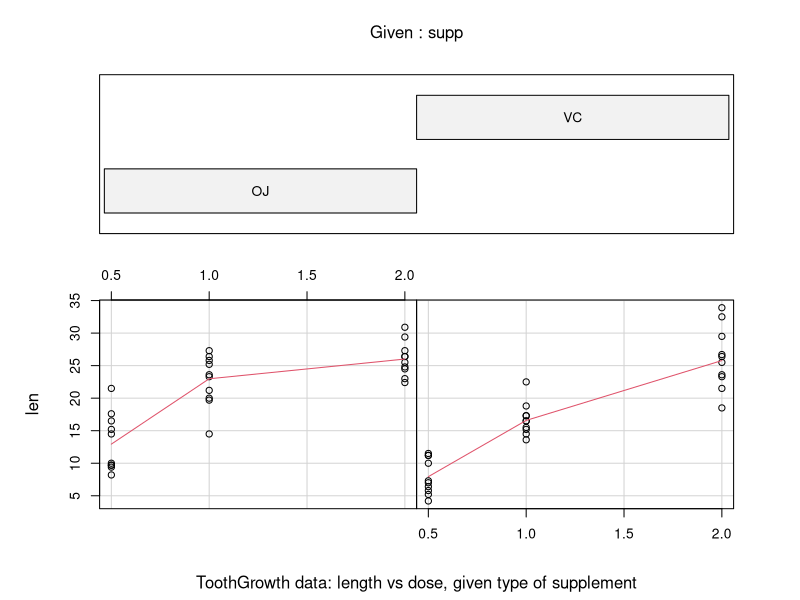
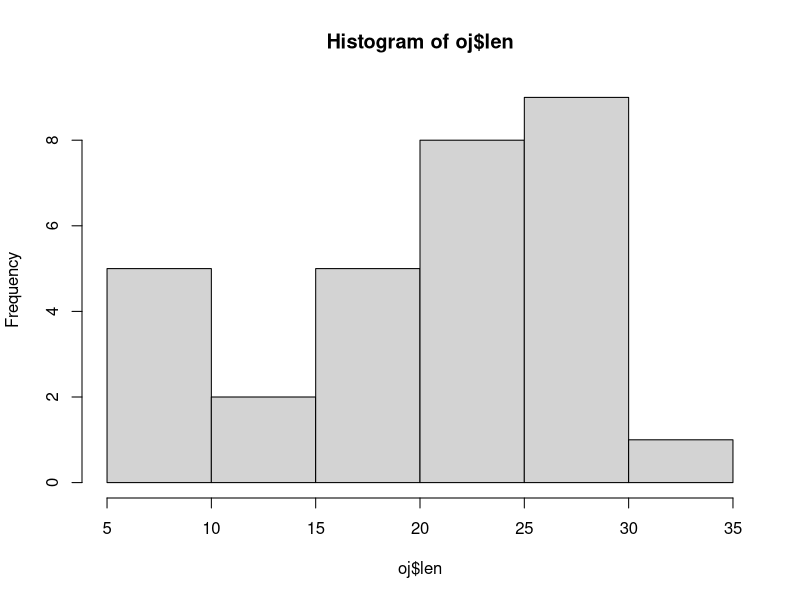
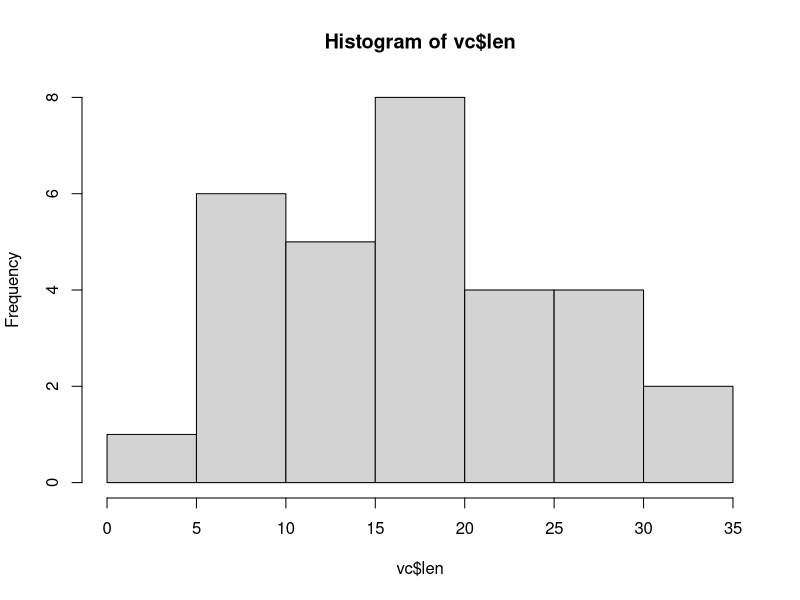

Generate these figures, in order, with R:
## ---- chunk 1
    coplot(len ~ dose | supp, data = ToothGrowth, panel = panel.smooth,
           xlab = "ToothGrowth data: length vs dose, given type of supplement")
    oj<-ToothGrowth[ToothGrowth[,2]=="OJ",]
    vc<-ToothGrowth[ToothGrowth[,2]=="VC",]
    hist(oj$len)
    hist(vc$len)    
    mean(oj$len)
    sd(oj$len)
    length(oj$len)
    mean(vc$len)
    sd(vc$len)
    length(vc$len)
## ---- chunk 2
    ci <- .975
    ojci <- mean(oj$len)+c(-1,1)*qnorm(ci)*sd(oj$len)/sqrt(length(oj$len))
    vcci <- mean(vc$len)+c(-1,1)*qnorm(ci)*sd(vc$len)/sqrt(length(vc$len))
    confidencelevel <- (2*ci-1)*100
## ---- chunk 3
    ci <- .95
    ojci <- mean(oj$len)+c(-1,1)*qnorm(ci)*sd(oj$len)/sqrt(length(oj$len))
    vcci <- mean(vc$len)+c(-1,1)*qnorm(ci)*sd(vc$len)/sqrt(length(vc$len))
    confidencelevel <- (2*ci-1)*100
## ---- chunk 4
    ci <- .95
    ojci <- mean(oj$len)+c(-1,1)*pnorm(ci)*sd(oj$len)/sqrt(length(oj$len))
    vcci <- mean(vc$len)+c(-1,1)*pnorm(ci)*sd(vc$len)/sqrt(length(vc$len))
    confidencelevel <- (2*ci-1)*100
## ---- chunk 5
    ci <- .95
    ojci <- mean(oj$len)+c(-1,1)*pnorm(ci)*sd(oj$len)/sqrt(length(oj$len))
    vcci <- mean(vc$len)+c(-1,1)*pnorm(ci)*sd(vc$len)/sqrt(length(vc$len))
    confidencelevel <- (2*ci-1)*100
